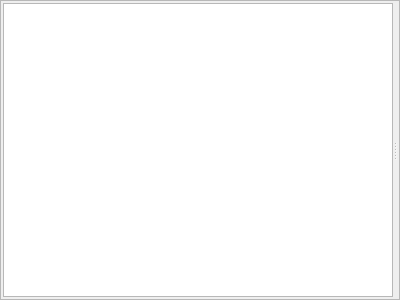
<?xml version="1.0" encoding="UTF-8"?>
<ui version="4.0">
 <class>ListedStack</class>
 <widget class="QFrame" name="ListedStack">
  <property name="geometry">
   <rect>
    <x>0</x>
    <y>0</y>
    <width>400</width>
    <height>300</height>
   </rect>
  </property>
  <property name="windowTitle">
   <string>Frame</string>
  </property>
  <property name="frameShape">
   <enum>QFrame::StyledPanel</enum>
  </property>
  <property name="frameShadow">
   <enum>QFrame::Raised</enum>
  </property>
  <layout class="QVBoxLayout" name="verticalLayout">
   <property name="margin">
    <number>2</number>
   </property>
   <item>
    <widget class="QSplitter" name="splitter">
     <property name="orientation">
      <enum>Qt::Horizontal</enum>
     </property>
     <widget class="QListWidget" name="list"/>
     <widget class="QStackedWidget" name="stack"/>
    </widget>
   </item>
  </layout>
 </widget>
 <resources/>
 <connections/>
</ui>
